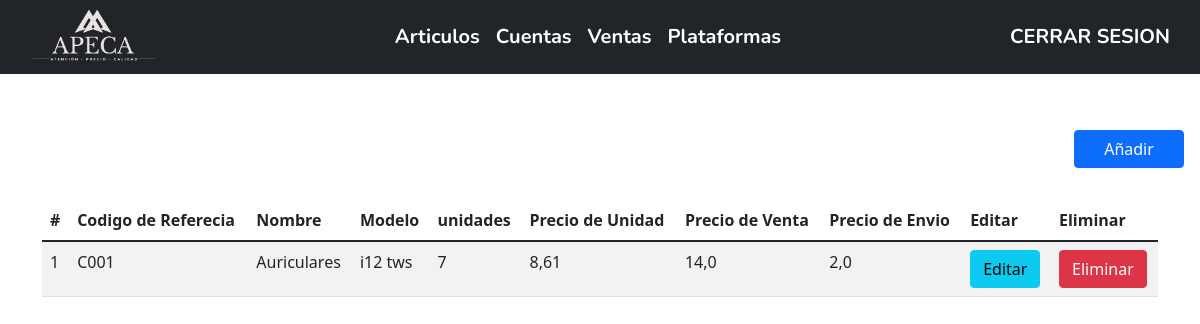
The app's page / (signed in), older data.
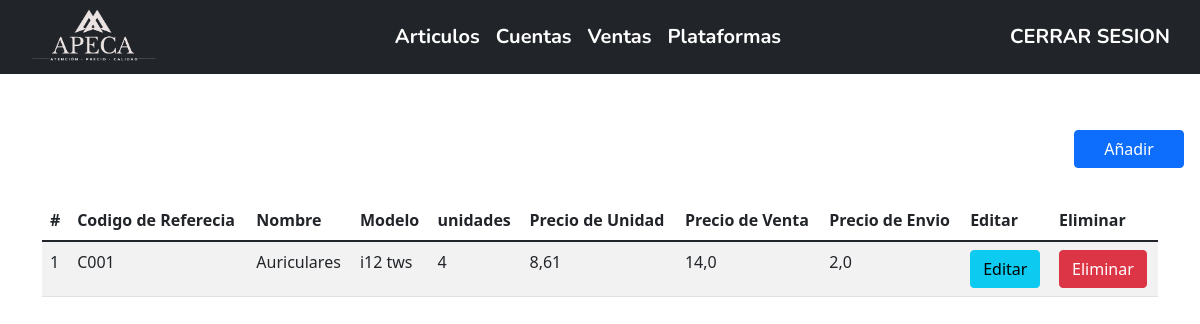
The same page, newer data.
### Productos/models.py (models this page shows, shortened)
class Producto(models.Model):
    codigo_referencia = models.CharField(max_length = 40, verbose_name= 'codigo_referencia', unique=True)
    nombre = models.CharField(max_length = 60, verbose_name= 'Nombres')
    modelo = models.CharField(max_length = 40, verbose_name= 'Modelo')
    unidades = models.CharField(max_length = 60, verbose_name= 'unidades')
    preciounidad = models.FloatField(verbose_name= 'Precio_Unidad')
    precioventa = models.FloatField(verbose_name= 'Precio_Venta')
    envio = models.FloatField(verbose_name= 'Envio')
    etsy = models.FloatField(verbose_name= 'Etsy', null=True)
    wallapop = models.FloatField(verbose_name= 'Wallapop', null=True)
    ebay = models.FloatField(verbose_name= 'Ebay', null=True)
    joom = models.FloatField(verbose_name= 'Joom', null=True)
    amazon = models.FloatField(verbose_name= 'Amazon', null=True)

### Productos/views.py (the view)
# urls.py: 2. Add a URL to urlpatterns:  path('', views.home, name='home')
@login_required
def home(request):
    user = request.user.username
    print(user)
    homedata = Producto.objects.all().values('id','codigo_referencia', 'nombre', 'modelo', 'unidades', 'preciounidad', 'precioventa', 'envio')
    return render(request, 'inicio.html', {"Productos": homedata})

### Productos/templates/inicio.html (shortened to what this page needs)
{% extends 'componentes/nav.html' %}
{% block data %}
{% if request.user.is_authenticated %}
<div class="w-100 mt-2" style="text-align: right;">
    <button type="button" class="btn btn-primary me-3 " data-bs-toggle="modal" data-bs-target="#exampleModal" style="width: 110px;">
        Añadir
    </button>
</div>
<br>
<div class="container">
    <div class="table-responsive py-2">
        <table class="table table-striped">
            <thead>
                <tr>
                    <th>#</th>
                    <th>Codigo de Referecia</th>
                    <th>Nombre</th>
                    <th>Modelo</th>
                    <th>unidades</th>
                    <th>Precio de Unidad</th>
                    <th>Precio de Venta</th>
                    <th>Precio de Envio</th>
                    <th>Editar</th>
                    <th>Eliminar</th>
                </tr>
            </thead>
            <tbody>
                {% for c in Productos %}
                <tr>
                    <td>{{forloop.counter}}</td>
                    <td>{{c.codigo_referencia}}</td>
                    <td>{{c.nombre}}</td>
                    <td>{{c.modelo}}</td>
                    <td>{{c.unidades}}</td>
                    <td>{{c.preciounidad}}</td>
                    <td>{{c.precioventa}}</td>
                    <td>{{c.envio}}</td>
                    <td><a href="editar/{{c.id}}" class="btn btn-info">Editar</a></td>
                    <td><a href="eliminar/{{c.id}}" class="btn btn-danger btnEliminacion">Eliminar</a></td>
                </tr>
                {% endfor %}
            </tbody>
        </table>
    </div>
</div>
{% endif %}
{% endblock %}

Row changes from the older to the newer data that the page shows:
changed Producto "Auriculares": unidades "7" → "4"
